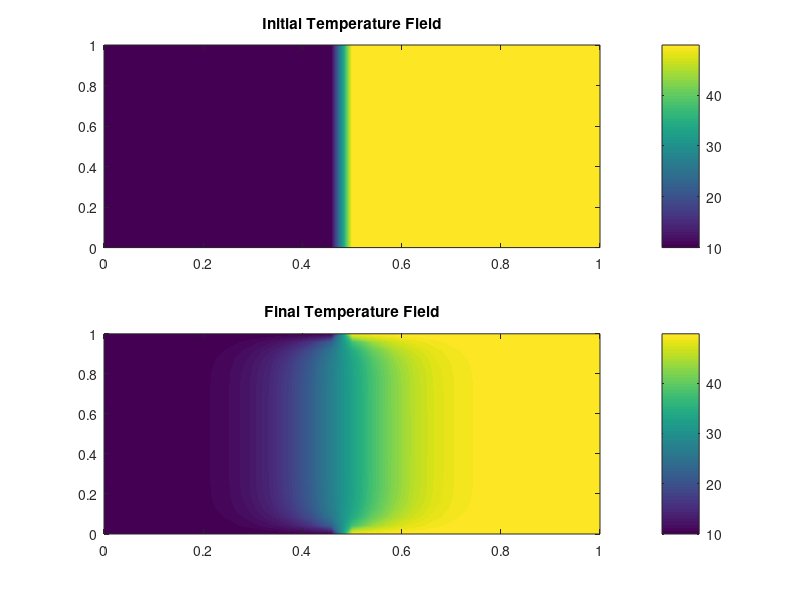

Here is the MATLAB script that generated this plot:
% Define heat plate dimensions and properties
Nx = 25; % Number of grid points in x-direction
Ny = 25; % Number of grid points in y-direction
Lx = 1; % Length of the plate in x-direction (m)
Ly = 1; % Length of the plate in y-direction (m)
Lt = 750; % Number of time steps
dx = Lx / (Nx - 1); % Grid spacing in x-direction
dy = Ly / (Ny - 1); % Grid spacing in y-direction
dt = 0.1; % Time step size
alpha = 0.0001; % Thermal diffusivity (m^2/s)
T_high = 50; % Elevated temperature
T_low = 10; % Lower temperature

% Set initial temperature (half plate at elevated temperature, half at lower temperature)
T = T_low * ones(Ny, Nx);
T(round(Ny/2):end, :) = T_high;

% Create a figure with enough subplots for all time steps
figure;

% Plot initial temperature field 
subplot(2, 1, 1);
[X, Y] = meshgrid(linspace(0, Lx, Nx), linspace(0, Ly, Ny));
contourf(X, Y, T', 250, 'LineStyle', 'none');
colorbar;
title('Initial Temperature Field');

% Main simulation loop
for t = 1:Lt
    T_old = T;
    for i = 2:Nx-1
        for j = 2:Ny-1
            T(i, j) = T_old(i, j) + alpha * dt * ((T_old(i+1, j) - 2*T_old(i, j) + T_old(i-1, j)) / dx^2 + ... 
                (T_old(i, j+1) - 2*T_old(i, j) + T_old(i, j-1)) / dy^2);        
        end
    end
end

% Plot final temperature field
subplot(2, 1, 2);
contourf(X, Y, T', 250, 'LineStyle', 'none');
colorbar;
title('Final Temperature Field');
